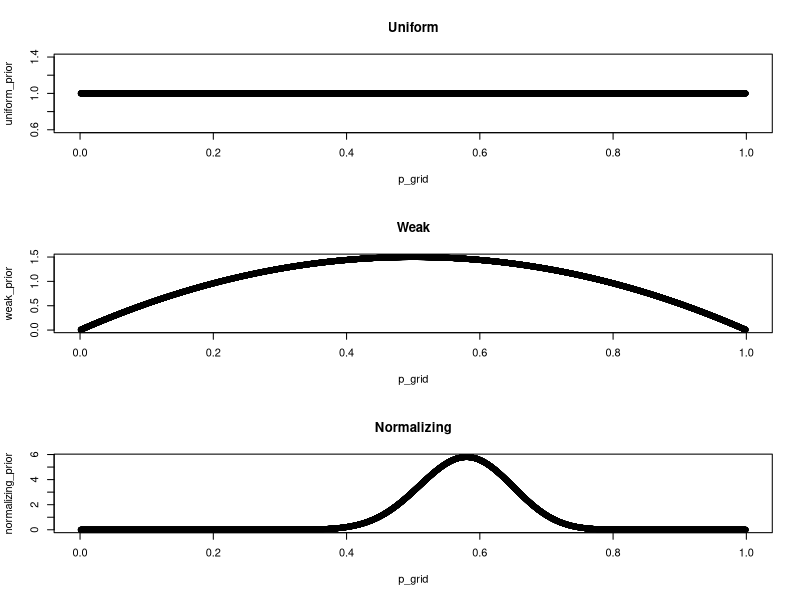

This figure's R source: (Note: this script raises an error after producing the figure.)
# Q: Where should I see Blade Runner 2049?
# https://www.google.com/search?q=blade+runner+2049+columbia+sc&oq=blade+runner+2049+columbia+sc&gs_l

## setup ----
# libraries
library(tidyverse)
library(ggridges)
`%<>%` <- magrittr::`%<>%`

# grid
N <- 1e4
p_grid <- seq(0.001, 0.999, len = N)

# priors
uniform_prior <- rep(1, N)
weak_prior <- dbeta(p_grid, 2, 2)
normalizing_prior <- dbeta(p_grid, 30, 22)

par(mfrow = c(3, 1))
plot(p_grid, uniform_prior, main = 'Uniform')
plot(p_grid, weak_prior, main = 'Weak')
plot(p_grid, normalizing_prior, main = 'Normalizing')
par(mfrow = c(1, 1))

# grid approximation
grid_approx <- function(mu, n, prior, ...) {
  a <- mu * n
  b <- (1-mu) * n
  likelihood <- dbeta(p_grid, round(a) + 1, round(b) + 1)
  unstd.posterior <- prior * likelihood
  posterior <- unstd.posterior %>% {. / sum(.)}
  samples <- sample(p_grid, prob = posterior, size = N, replace = T)
  return(samples)
}

## data ----
df <- tibble::frame_data(
    ~rank, ~br, ~theater, ~mu, ~n,
    1, F, "nick",                     .94, 116,
    2, T, "regal cinema 7",  .78,  85,
    3, T, "amc dutch square 14",      .84, 160,
    4, F, "amc classic columbia 10",  .80, 162,
    5, F, "regal grande 14", .88, 318,
    6, F, "spotlight st andrews",     .90, 267,
    7, T, "amc harbison 14",          .78, 159,
    8, F, "carver",                  1.00,   1,
    9, F, "fort jackson",             .78,  59,
   10, T, "regal sandhill 16",        .80, 306
)

## viz ----
df %<>%
  mutate(samples = map2(.$mu, .$n, ~ grid_approx(.x, .y, prior = normalizing_prior)))
df %<>% mutate(mean_sample = map_dbl(.$samples, mean),
               median_sample = map_dbl(.$samples, median)) %>%
  arrange(desc(mean_sample), desc(median_sample))

best_two <- df %>% 
  select(theater, samples) %>%
  filter(theater %in% c('amc dutch square 14', 'regal sandhill 16')) %>% 
  unnest %>%
  group_by(theater) %>%
  mutate(row = row_number()) %>%
  spread(theater, samples) %>%
  mutate(diff = `amc dutch square 14` - `regal sandhill 16`)

mean(best_two$diff > 0)
hist(best_two$diff, main = '(dutch square 14) - (regal sandhill 16)')
abline(v = 0, lty = 2, lwd = 3, col = 'red')

p <- df %>% 
  filter(br) %>%
  unnest %>%
  ggplot(aes(x = samples, y = reorder(theater, mean_sample))) +  
  geom_density_ridges(scale = 4, alpha = 0.7) + theme_ridges() + 
  scale_y_discrete(expand = c(0.01, 0)) +
  scale_x_continuous(expand = c(0, 0)) +
  labs(x = 'density of samples from posterior', y = 'theater') +
  ggtitle('Bayesian Estimates of Movie Theater Quality',
          subtitle = 'Uniform Prior') + 
  labs(caption = 'Data from Google reviews')
  
ggsave('theaters.pdf', p)